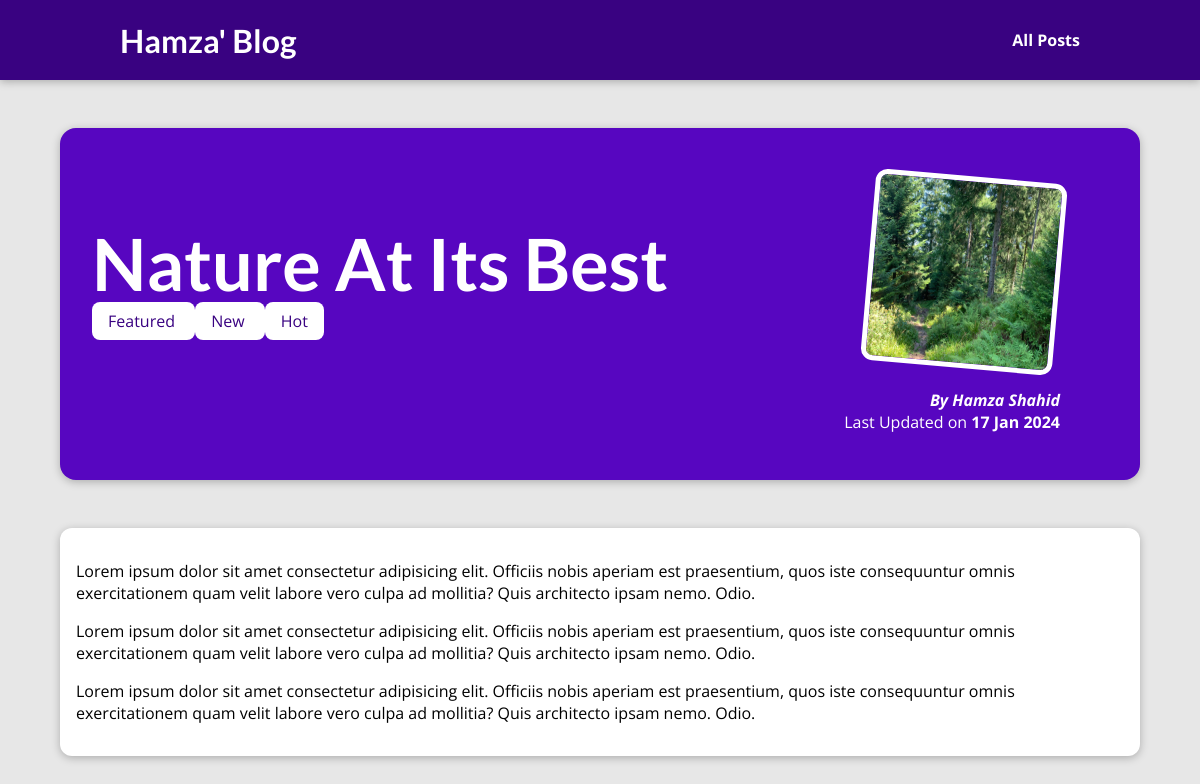
The page /posts/nature-at-its-best on the database its author committed.
### blog/models.py (models this page shows)
class Post(models.Model):
    title = models.CharField(max_length=100)
    excerpt = models.CharField(max_length=200)
    image = models.ImageField(upload_to='posts', null=True)
    date = models.DateField(auto_now=True)
    slug = models.SlugField(unique=True)
    content = models.TextField(validators=[MinLengthValidator(10)])
    author = models.ForeignKey(Author, on_delete=models.SET_NULL, null=True, related_name='posts')
    tag = models.ManyToManyField(Tag)

class Tag(models.Model):
    caption = models.CharField(max_length=80)
    def __str__(self):
        return f'{self.caption}'

class Author(models.Model):
    first_name = models.CharField(max_length=50)
    last_name = models.CharField(max_length=50)
    email_address = models.EmailField()
    def full_name(self):
        return f'{self.first_name} {self.last_name}'
    def __str__(self):
        return self.full_name()

### blog/views.py (the view)
# urls.py: path('posts/<slug:slug>', views.post_detail, name="post-detail-page")
def post_detail(request, slug):
    try:
        single_post = Post.objects.get(slug=slug)
        return render(request, 'blog/post-detail.html', {
            'post': single_post,
            'post_tags': single_post.tag.all()
        })
    except:
        raise Http404()

### blog/templates/blog/post-detail.html (shortened to what this page needs)
{% extends "base.html" %}
{% load static %}
{% block css_files %}
  <link rel="stylesheet" href="{% static "blog/post-detail.css" %}" />
{% endblock %}
{% block content %}
    <section id="summary">
        <h2>{{ post.title }}</h2>
        <div>
            {% for tag in post_tags %}
            <span class='tag'> {{ tag }} </span>
            {% endfor %}
        </div>
        <article>
            <img src="{{ post.image.url }}" alt="Post Title" />
            <address>By <a href="mailto:{{post.author.email_address}}">{{ post.author }}</a></address>
            <div>
                Last Updated on <time>{{ post.date|date:"d M Y"}}</time>
        </article>
    </section>
    <main>
        <p>{{ post.content|linebreaks }}</p>
    </main>
{% endblock content %}

### templates/base.html (shortened to what this page needs)
{% load static %}
<!DOCTYPE html>
<html lang="en">
<head>
  <link rel="stylesheet" href="{% static "app.css" %}">
  {% block css_files %}{% endblock %}
</head>
<body>
    <header id="main-navigation">
        <h1><a href="{% url "starting-page" %}">Hamza' Blog</a></h1>
        <nav>
            <a href="{% url "posts-page" %}">All Posts</a>
        </nav>
      </header>
  {% block content %}
  {% endblock %}
</body>
</html>

### static/app.css (style rules this page uses)
* { box-sizing: border-box; }
html { font-family: 'Open Sans', 'Lato', sans-serif; }
body { margin: 0; }
h1, h2, h3 { font-family: 'Lato', sans-serif; font-weight: bold; }
#main-navigation { width: 100%; height: 5rem; display: flex; justify-content: space-between; align-items: center; padding: 0 10%; position: absolute; top: 0; left: 0; }
#main-navigation a { text-decoration: none; color: white; font-weight: bold; }

### blog/static/blog/post-detail.css (style rules this page uses)
body { background-color: #e7e7e7; }
#main-navigation { background-color: #390281; box-shadow: 0 2px 8px rgba(0, 0, 0, 0.25); }
#summary { margin: 8rem auto 3rem auto; padding: 2rem; width: 90%; max-width: 90rem; border-radius: 16px; background-color: #5706c0; position: relative; box-shadow: 0 2px 8px rgba(0, 0, 0, 0.25); height: 22rem; }
#summary h2 { color: white; font-size: 4.5rem; margin-bottom: 0.25rem; }
#summary article { position: absolute; top: 2rem; right: 3rem; padding: 1rem 2rem; border-radius: 12px; text-align: right; color: white; }
#summary article img { width: 12rem; height: 12rem; border-radius: 12px; transform: rotateZ(5deg); border: 5px solid white; margin-bottom: 1rem; }
#summary address { font-weight: bold; }
#summary a { color: white; text-decoration: none; }
#summary time { font-weight: bold; }
main { width: 90%; max-width: 90rem; margin: 3rem auto; background-color: white; padding: 1rem; border-radius: 12px; box-shadow: 0 2px 8px rgba(0, 0, 0, 0.25); }
.tag { background-color: white; color: #390281; padding: 0.5rem 1rem; border-radius: 8px; }

### rows shown on the page
Post: title "Nature At Its Best", image (picture), author "Hamza Shahid", date "17 Jan 2024", content "Lorem ipsum dolor sit amet consectetur adipisicing elit. Officiis nobis aperiam est praesentium, quos iste consequuntur omnis exercitationem quam velit labore vero culpa ad mollitia? Quis architecto ipsam nemo. Odio. Lorem ipsum dolor sit amet consectetur adipisicing elit. Officiis nobis aperiam est praesentium, quos iste consequuntur omnis exercitationem quam velit labore vero culpa ad mollitia? Quis architecto ipsam nemo. Odio. Lorem ipsum dolor sit amet consectetur adipisicing elit. Officiis nobis aperiam est praesentium, quos iste consequuntur omnis exercitationem quam velit labore vero culpa ad mollitia? Quis architecto ipsam nemo. Odio."
Tag: caption "Featured"
Tag: caption "New"
Tag: caption "Hot"
